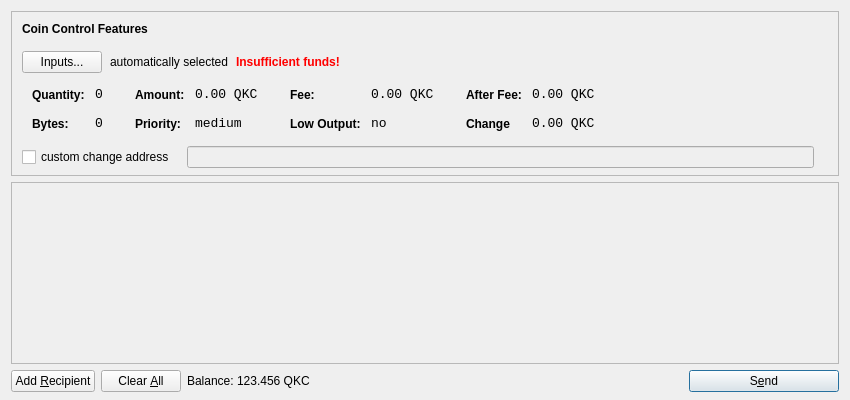
<?xml version="1.0" encoding="UTF-8"?>
<ui version="4.0">
 <class>SendCoinsDialog</class>
 <widget class="QDialog" name="SendCoinsDialog">
  <property name="geometry">
   <rect>
    <x>0</x>
    <y>0</y>
    <width>850</width>
    <height>400</height>
   </rect>
  </property>
  <property name="windowTitle">
   <string>Send Coins</string>
  </property>
  <layout class="QVBoxLayout" name="verticalLayout" stretch="0,1,0">
   <property name="bottomMargin">
    <number>8</number>
   </property>
   <item>
    <widget class="QFrame" name="frameCoinControl">
     <property name="sizePolicy">
      <sizepolicy hsizetype="Expanding" vsizetype="Expanding">
       <horstretch>0</horstretch>
       <verstretch>0</verstretch>
      </sizepolicy>
     </property>
     <property name="maximumSize">
      <size>
       <width>16777215</width>
       <height>16777215</height>
      </size>
     </property>
     <property name="frameShape">
      <enum>QFrame::StyledPanel</enum>
     </property>
     <property name="frameShadow">
      <enum>QFrame::Sunken</enum>
     </property>
     <layout class="QVBoxLayout" name="verticalLayoutCoinControl2">
      <property name="spacing">
       <number>-1</number>
      </property>
      <property name="leftMargin">
       <number>0</number>
      </property>
      <property name="topMargin">
       <number>0</number>
      </property>
      <property name="rightMargin">
       <number>0</number>
      </property>
      <property name="bottomMargin">
       <number>6</number>
      </property>
      <item>
       <layout class="QVBoxLayout" name="verticalLayoutCoinControl" stretch="0,0,0,0,1">
        <property name="spacing">
         <number>0</number>
        </property>
        <property name="leftMargin">
         <number>10</number>
        </property>
        <property name="topMargin">
         <number>10</number>
        </property>
        <item>
         <layout class="QHBoxLayout" name="horizontalLayoutCoinControl1">
          <property name="bottomMargin">
           <number>15</number>
          </property>
          <item>
           <widget class="QLabel" name="labelCoinControlFeatures">
            <property name="sizePolicy">
             <sizepolicy hsizetype="Preferred" vsizetype="Maximum">
              <horstretch>0</horstretch>
              <verstretch>0</verstretch>
             </sizepolicy>
            </property>
            <property name="font">
             <font>
              <weight>75</weight>
              <bold>true</bold>
             </font>
            </property>
            <property name="styleSheet">
             <string notr="true">font-weight:bold;</string>
            </property>
            <property name="text">
             <string>Coin Control Features</string>
            </property>
           </widget>
          </item>
         </layout>
        </item>
        <item>
         <layout class="QHBoxLayout" name="horizontalLayoutCoinControl2" stretch="0,0,0,0">
          <property name="spacing">
           <number>8</number>
          </property>
          <property name="bottomMargin">
           <number>10</number>
          </property>
          <item>
           <widget class="QPushButton" name="pushButtonCoinControl">
            <property name="styleSheet">
             <string notr="true"/>
            </property>
            <property name="text">
             <string>Inputs...</string>
            </property>
           </widget>
          </item>
          <item>
           <widget class="QLabel" name="labelCoinControlAutomaticallySelected">
            <property name="text">
             <string>automatically selected</string>
            </property>
            <property name="margin">
             <number>5</number>
            </property>
           </widget>
          </item>
          <item>
           <widget class="QLabel" name="labelCoinControlInsuffFunds">
            <property name="font">
             <font>
              <weight>75</weight>
              <bold>true</bold>
             </font>
            </property>
            <property name="styleSheet">
             <string notr="true">color:red;font-weight:bold;</string>
            </property>
            <property name="text">
             <string>Insufficient funds!</string>
            </property>
            <property name="margin">
             <number>5</number>
            </property>
           </widget>
          </item>
          <item>
           <spacer name="horizontalSpacerCoinControl">
            <property name="orientation">
             <enum>Qt::Horizontal</enum>
            </property>
            <property name="sizeHint" stdset="0">
             <size>
              <width>40</width>
              <height>1</height>
             </size>
            </property>
           </spacer>
          </item>
         </layout>
        </item>
        <item>
         <widget class="QWidget" name="widgetCoinControl" native="true">
          <property name="sizePolicy">
           <sizepolicy hsizetype="Preferred" vsizetype="Preferred">
            <horstretch>0</horstretch>
            <verstretch>0</verstretch>
           </sizepolicy>
          </property>
          <property name="minimumSize">
           <size>
            <width>0</width>
            <height>0</height>
           </size>
          </property>
          <property name="styleSheet">
           <string notr="true"/>
          </property>
          <layout class="QHBoxLayout" name="horizontalLayoutCoinControl5">
           <property name="margin">
            <number>0</number>
           </property>
           <item>
            <layout class="QHBoxLayout" name="horizontalLayoutCoinControl3" stretch="0,0,0,1">
             <property name="spacing">
              <number>20</number>
             </property>
             <property name="topMargin">
              <number>0</number>
             </property>
             <property name="bottomMargin">
              <number>10</number>
             </property>
             <item>
              <layout class="QFormLayout" name="formLayoutCoinControl1">
               <property name="horizontalSpacing">
                <number>10</number>
               </property>
               <property name="verticalSpacing">
                <number>14</number>
               </property>
               <property name="leftMargin">
                <number>10</number>
               </property>
               <property name="topMargin">
                <number>4</number>
               </property>
               <property name="rightMargin">
                <number>6</number>
               </property>
               <item row="0" column="0">
                <widget class="QLabel" name="labelCoinControlQuantityText">
                 <property name="styleSheet">
                  <string notr="true">font-weight:bold;</string>
                 </property>
                 <property name="text">
                  <string>Quantity:</string>
                 </property>
                 <property name="margin">
                  <number>0</number>
                 </property>
                </widget>
               </item>
               <item row="0" column="1">
                <widget class="QLabel" name="labelCoinControlQuantity">
                 <property name="font">
                  <font>
                   <family>Monospace</family>
                   <pointsize>10</pointsize>
                  </font>
                 </property>
                 <property name="cursor">
                  <cursorShape>IBeamCursor</cursorShape>
                 </property>
                 <property name="contextMenuPolicy">
                  <enum>Qt::ActionsContextMenu</enum>
                 </property>
                 <property name="text">
                  <string>0</string>
                 </property>
                 <property name="margin">
                  <number>0</number>
                 </property>
                 <property name="textInteractionFlags">
                  <set>Qt::LinksAccessibleByMouse|Qt::TextSelectableByKeyboard|Qt::TextSelectableByMouse</set>
                 </property>
                </widget>
               </item>
               <item row="1" column="0">
                <widget class="QLabel" name="labelCoinControlBytesText">
                 <property name="styleSheet">
                  <string notr="true">font-weight:bold;</string>
                 </property>
                 <property name="text">
                  <string>Bytes:</string>
                 </property>
                </widget>
               </item>
               <item row="1" column="1">
                <widget class="QLabel" name="labelCoinControlBytes">
                 <property name="font">
                  <font>
                   <family>Monospace</family>
                   <pointsize>10</pointsize>
                  </font>
                 </property>
                 <property name="cursor">
                  <cursorShape>IBeamCursor</cursorShape>
                 </property>
                 <property name="contextMenuPolicy">
                  <enum>Qt::ActionsContextMenu</enum>
                 </property>
                 <property name="text">
                  <string>0</string>
                 </property>
                 <property name="textInteractionFlags">
                  <set>Qt::LinksAccessibleByMouse|Qt::TextSelectableByKeyboard|Qt::TextSelectableByMouse</set>
                 </property>
                </widget>
               </item>
              </layout>
             </item>
             <item>
              <layout class="QFormLayout" name="formLayoutCoinControl2">
               <property name="horizontalSpacing">
                <number>10</number>
               </property>
               <property name="verticalSpacing">
                <number>14</number>
               </property>
               <property name="leftMargin">
                <number>6</number>
               </property>
               <property name="topMargin">
                <number>4</number>
               </property>
               <property name="rightMargin">
                <number>6</number>
               </property>
               <item row="0" column="0">
                <widget class="QLabel" name="labelCoinControlAmountText">
                 <property name="styleSheet">
                  <string notr="true">font-weight:bold;</string>
                 </property>
                 <property name="text">
                  <string>Amount:</string>
                 </property>
                 <property name="margin">
                  <number>0</number>
                 </property>
                </widget>
               </item>
               <item row="0" column="1">
                <widget class="QLabel" name="labelCoinControlAmount">
                 <property name="font">
                  <font>
                   <family>Monospace</family>
                   <pointsize>10</pointsize>
                  </font>
                 </property>
                 <property name="cursor">
                  <cursorShape>IBeamCursor</cursorShape>
                 </property>
                 <property name="contextMenuPolicy">
                  <enum>Qt::ActionsContextMenu</enum>
                 </property>
                 <property name="text">
                  <string notr="true">0.00 QKC</string>
                 </property>
                 <property name="textInteractionFlags">
                  <set>Qt::LinksAccessibleByMouse|Qt::TextSelectableByKeyboard|Qt::TextSelectableByMouse</set>
                 </property>
                </widget>
               </item>
               <item row="1" column="0">
                <widget class="QLabel" name="labelCoinControlPriorityText">
                 <property name="styleSheet">
                  <string notr="true">font-weight:bold;</string>
                 </property>
                 <property name="text">
                  <string>Priority:</string>
                 </property>
                </widget>
               </item>
               <item row="1" column="1">
                <widget class="QLabel" name="labelCoinControlPriority">
                 <property name="font">
                  <font>
                   <family>Monospace</family>
                   <pointsize>10</pointsize>
                  </font>
                 </property>
                 <property name="cursor">
                  <cursorShape>IBeamCursor</cursorShape>
                 </property>
                 <property name="contextMenuPolicy">
                  <enum>Qt::ActionsContextMenu</enum>
                 </property>
                 <property name="text">
                  <string>medium</string>
                 </property>
                 <property name="textInteractionFlags">
                  <set>Qt::LinksAccessibleByMouse|Qt::TextSelectableByKeyboard|Qt::TextSelectableByMouse</set>
                 </property>
                </widget>
               </item>
              </layout>
             </item>
             <item>
              <layout class="QFormLayout" name="formLayoutCoinControl3">
               <property name="horizontalSpacing">
                <number>10</number>
               </property>
               <property name="verticalSpacing">
                <number>14</number>
               </property>
               <property name="leftMargin">
                <number>6</number>
               </property>
               <property name="topMargin">
                <number>4</number>
               </property>
               <property name="rightMargin">
                <number>6</number>
               </property>
               <item row="0" column="0">
                <widget class="QLabel" name="labelCoinControlFeeText">
                 <property name="styleSheet">
                  <string notr="true">font-weight:bold;</string>
                 </property>
                 <property name="text">
                  <string>Fee:</string>
                 </property>
                 <property name="margin">
                  <number>0</number>
                 </property>
                </widget>
               </item>
               <item row="0" column="1">
                <widget class="QLabel" name="labelCoinControlFee">
                 <property name="font">
                  <font>
                   <family>Monospace</family>
                   <pointsize>10</pointsize>
                  </font>
                 </property>
                 <property name="cursor">
                  <cursorShape>IBeamCursor</cursorShape>
                 </property>
                 <property name="contextMenuPolicy">
                  <enum>Qt::ActionsContextMenu</enum>
                 </property>
                 <property name="text">
                  <string notr="true">0.00 QKC</string>
                 </property>
                 <property name="textInteractionFlags">
                  <set>Qt::LinksAccessibleByMouse|Qt::TextSelectableByKeyboard|Qt::TextSelectableByMouse</set>
                 </property>
                </widget>
               </item>
               <item row="1" column="0">
                <widget class="QLabel" name="labelCoinControlLowOutputText">
                 <property name="styleSheet">
                  <string notr="true">font-weight:bold;</string>
                 </property>
                 <property name="text">
                  <string>Low Output:</string>
                 </property>
                </widget>
               </item>
               <item row="1" column="1">
                <widget class="QLabel" name="labelCoinControlLowOutput">
                 <property name="font">
                  <font>
                   <family>Monospace</family>
                   <pointsize>10</pointsize>
                  </font>
                 </property>
                 <property name="cursor">
                  <cursorShape>IBeamCursor</cursorShape>
                 </property>
                 <property name="contextMenuPolicy">
                  <enum>Qt::ActionsContextMenu</enum>
                 </property>
                 <property name="text">
                  <string>no</string>
                 </property>
                 <property name="textInteractionFlags">
                  <set>Qt::LinksAccessibleByMouse|Qt::TextSelectableByKeyboard|Qt::TextSelectableByMouse</set>
                 </property>
                </widget>
               </item>
              </layout>
             </item>
             <item>
              <layout class="QFormLayout" name="formLayoutCoinControl4">
               <property name="horizontalSpacing">
                <number>10</number>
               </property>
               <property name="verticalSpacing">
                <number>14</number>
               </property>
               <property name="leftMargin">
                <number>6</number>
               </property>
               <property name="topMargin">
                <number>4</number>
               </property>
               <property name="rightMargin">
                <number>6</number>
               </property>
               <item row="0" column="0">
                <widget class="QLabel" name="labelCoinControlAfterFeeText">
                 <property name="styleSheet">
                  <string notr="true">font-weight:bold;</string>
                 </property>
                 <property name="text">
                  <string>After Fee:</string>
                 </property>
                 <property name="margin">
                  <number>0</number>
                 </property>
                </widget>
               </item>
               <item row="0" column="1">
                <widget class="QLabel" name="labelCoinControlAfterFee">
                 <property name="font">
                  <font>
                   <family>Monospace</family>
                   <pointsize>10</pointsize>
                  </font>
                 </property>
                 <property name="cursor">
                  <cursorShape>IBeamCursor</cursorShape>
                 </property>
                 <property name="contextMenuPolicy">
                  <enum>Qt::ActionsContextMenu</enum>
                 </property>
                 <property name="text">
                  <string notr="true">0.00 QKC</string>
                 </property>
                 <property name="textInteractionFlags">
                  <set>Qt::LinksAccessibleByMouse|Qt::TextSelectableByKeyboard|Qt::TextSelectableByMouse</set>
                 </property>
                </widget>
               </item>
               <item row="1" column="0">
                <widget class="QLabel" name="labelCoinControlChangeText">
                 <property name="styleSheet">
                  <string notr="true">font-weight:bold;</string>
                 </property>
                 <property name="text">
                  <string>Change</string>
                 </property>
                </widget>
               </item>
               <item row="1" column="1">
                <widget class="QLabel" name="labelCoinControlChange">
                 <property name="font">
                  <font>
                   <family>Monospace</family>
                   <pointsize>10</pointsize>
                  </font>
                 </property>
                 <property name="cursor">
                  <cursorShape>IBeamCursor</cursorShape>
                 </property>
                 <property name="contextMenuPolicy">
                  <enum>Qt::ActionsContextMenu</enum>
                 </property>
                 <property name="text">
                  <string notr="true">0.00 QKC</string>
                 </property>
                 <property name="textInteractionFlags">
                  <set>Qt::LinksAccessibleByMouse|Qt::TextSelectableByKeyboard|Qt::TextSelectableByMouse</set>
                 </property>
                </widget>
               </item>
              </layout>
             </item>
            </layout>
           </item>
          </layout>
         </widget>
        </item>
        <item>
         <layout class="QHBoxLayout" name="horizontalLayoutCoinControl4" stretch="0,0,0">
          <property name="spacing">
           <number>12</number>
          </property>
          <property name="sizeConstraint">
           <enum>QLayout::SetDefaultConstraint</enum>
          </property>
          <property name="topMargin">
           <number>5</number>
          </property>
          <property name="rightMargin">
           <number>5</number>
          </property>
          <item>
           <widget class="QCheckBox" name="checkBoxCoinControlChange">
            <property name="text">
             <string>custom change address</string>
            </property>
           </widget>
          </item>
          <item>
           <widget class="QLineEdit" name="lineEditCoinControlChange">
            <property name="enabled">
             <bool>false</bool>
            </property>
            <property name="sizePolicy">
             <sizepolicy hsizetype="Expanding" vsizetype="Fixed">
              <horstretch>0</horstretch>
              <verstretch>0</verstretch>
             </sizepolicy>
            </property>
           </widget>
          </item>
          <item>
           <widget class="QLabel" name="labelCoinControlChangeLabel">
            <property name="sizePolicy">
             <sizepolicy hsizetype="Preferred" vsizetype="Expanding">
              <horstretch>0</horstretch>
              <verstretch>0</verstretch>
             </sizepolicy>
            </property>
            <property name="minimumSize">
             <size>
              <width>0</width>
              <height>0</height>
             </size>
            </property>
            <property name="text">
             <string/>
            </property>
            <property name="margin">
             <number>3</number>
            </property>
           </widget>
          </item>
         </layout>
        </item>
        <item>
         <spacer name="verticalSpacerCoinControl">
          <property name="orientation">
           <enum>Qt::Vertical</enum>
          </property>
          <property name="sizeHint" stdset="0">
           <size>
            <width>800</width>
            <height>1</height>
           </size>
          </property>
         </spacer>
        </item>
       </layout>
      </item>
     </layout>
    </widget>
   </item>
   <item>
    <widget class="QScrollArea" name="scrollArea">
     <property name="widgetResizable">
      <bool>true</bool>
     </property>
     <widget class="QWidget" name="scrollAreaWidgetContents">
      <property name="geometry">
       <rect>
        <x>0</x>
        <y>0</y>
        <width>830</width>
        <height>165</height>
       </rect>
      </property>
      <layout class="QVBoxLayout" name="verticalLayout_2">
       <property name="margin">
        <number>0</number>
       </property>
       <item>
        <layout class="QVBoxLayout" name="entries">
         <property name="spacing">
          <number>6</number>
         </property>
        </layout>
       </item>
       <item>
        <spacer name="verticalSpacer">
         <property name="orientation">
          <enum>Qt::Vertical</enum>
         </property>
         <property name="sizeHint" stdset="0">
          <size>
           <width>20</width>
           <height>40</height>
          </size>
         </property>
        </spacer>
       </item>
      </layout>
     </widget>
    </widget>
   </item>
   <item>
    <layout class="QHBoxLayout" name="horizontalLayout">
     <item>
      <widget class="QPushButton" name="addButton">
       <property name="toolTip">
        <string>Send to multiple recipients at once</string>
       </property>
       <property name="text">
        <string>Add &amp;Recipient</string>
       </property>
       <property name="autoDefault">
        <bool>false</bool>
       </property>
      </widget>
     </item>
     <item>
      <widget class="QPushButton" name="clearButton">
       <property name="sizePolicy">
        <sizepolicy hsizetype="Minimum" vsizetype="Fixed">
         <horstretch>0</horstretch>
         <verstretch>0</verstretch>
        </sizepolicy>
       </property>
       <property name="toolTip">
        <string>Remove all transaction fields</string>
       </property>
       <property name="text">
        <string>Clear &amp;All</string>
       </property>
       <property name="autoRepeatDelay">
        <number>300</number>
       </property>
       <property name="autoDefault">
        <bool>false</bool>
       </property>
      </widget>
     </item>
     <item>
      <layout class="QHBoxLayout" name="horizontalLayout_2">
       <property name="spacing">
        <number>3</number>
       </property>
       <item>
        <widget class="QLabel" name="label">
         <property name="sizePolicy">
          <sizepolicy hsizetype="Preferred" vsizetype="Fixed">
           <horstretch>0</horstretch>
           <verstretch>0</verstretch>
          </sizepolicy>
         </property>
         <property name="text">
          <string>Balance:</string>
         </property>
        </widget>
       </item>
       <item>
        <widget class="QLabel" name="labelBalance">
         <property name="sizePolicy">
          <sizepolicy hsizetype="Preferred" vsizetype="Fixed">
           <horstretch>0</horstretch>
           <verstretch>0</verstretch>
          </sizepolicy>
         </property>
         <property name="cursor">
          <cursorShape>IBeamCursor</cursorShape>
         </property>
         <property name="text">
          <string notr="true">123.456 QKC</string>
         </property>
         <property name="textInteractionFlags">
          <set>Qt::LinksAccessibleByMouse|Qt::TextSelectableByKeyboard|Qt::TextSelectableByMouse</set>
         </property>
        </widget>
       </item>
      </layout>
     </item>
     <item>
      <spacer name="horizontalSpacer">
       <property name="orientation">
        <enum>Qt::Horizontal</enum>
       </property>
       <property name="sizeHint" stdset="0">
        <size>
         <width>40</width>
         <height>20</height>
        </size>
       </property>
      </spacer>
     </item>
     <item>
      <widget class="QPushButton" name="sendButton">
       <property name="minimumSize">
        <size>
         <width>150</width>
         <height>0</height>
        </size>
       </property>
       <property name="toolTip">
        <string>Confirm the send action</string>
       </property>
       <property name="text">
        <string>S&amp;end</string>
       </property>
       <property name="icon">
        <iconset resource="../bitcoin.qrc">
         <normaloff>:/icons/send</normaloff>:/icons/send</iconset>
       </property>
       <property name="default">
        <bool>true</bool>
       </property>
      </widget>
     </item>
    </layout>
   </item>
  </layout>
 </widget>
 <resources>
  <include location="../bitcoin.qrc"/>
 </resources>
 <connections/>
</ui>
